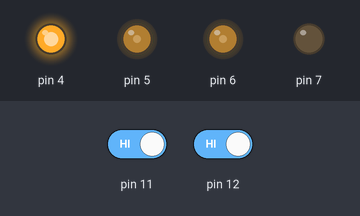
Bench run of a sketch on a simulated Arduino Uno, built with avr-gcc and run on an emulated ATmega328P. Shown: output pins drawn as LEDs (lit = HIGH). The inputs (shaded band) are chosen by the test bench; at power-on: pin 11 HIGH, pin 12 HIGH.

Above: at 1.2 s.
1.3 s: pin 11 driven LOW
At 1.7 s:
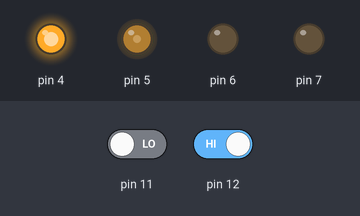
2.8 s: pin 12 driven LOW
At 4.0 s:
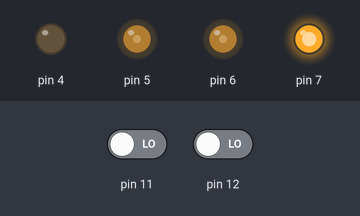
4.3 s: pin 12 driven HIGH
At 5.2 s:
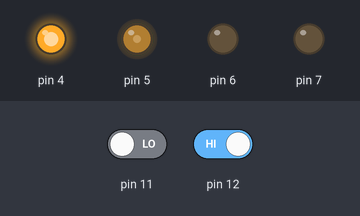
5.8 s: pin 11 driven HIGH
At 6.4 s:
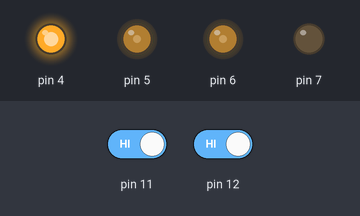
Timing chart, 0 to 8.3 s (numbered marks = the images above; inputs shaded):
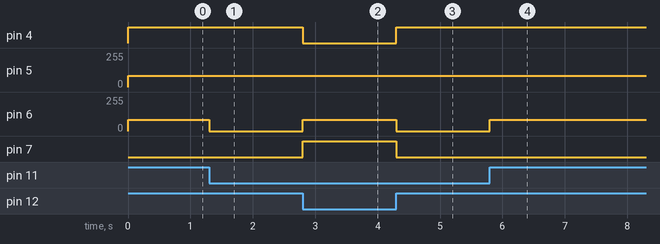

The sketch:

circuit_8_arret_sur_blanc.ino
```cpp
void setup() {
  pinMode(5,OUTPUT);
  pinMode(4,OUTPUT);
  pinMode(6,OUTPUT);
  pinMode(7,OUTPUT);
  pinMode(11,INPUT);
  pinMode(12,INPUT);
}

void loop() {

  if (digitalRead(11)==0&& digitalRead(12)==0) {
  digitalWrite(4,LOW);
  analogWrite(5,85);
  digitalWrite(7,HIGH);
  analogWrite(6,85);
  }

  else if (digitalRead(11)==1&&digitalRead(12)==1) {
  digitalWrite(4,HIGH);
  analogWrite(5,85);
  digitalWrite(7,LOW);
  analogWrite(6,85);
  }

   else if(digitalRead(11)==0&&digitalRead(12)==1) {
    digitalWrite(4,HIGH);
    analogWrite(5,85);
    digitalWrite(7,LOW);
    analogWrite(6,0);
  }

   else {
    digitalWrite(4,HIGH);
    analogWrite(5,0);
    digitalWrite(7,LOW);
    analogWrite(6,85);
    }
 }
```

Measured:
- after the input at 1.3 s, pin 6: 85/255 → 0/255 at once
- after the input at 2.8 s, pin 4: HIGH → LOW at once; pin 6: 0/255 → 85/255 at once; pin 7: LOW → HIGH at once
- after the input at 4.3 s, pin 4: LOW → HIGH at once; pin 6: 85/255 → 0/255 at once; pin 7: HIGH → LOW at once
- after the input at 5.8 s, pin 6: 0/255 → 85/255 at once
